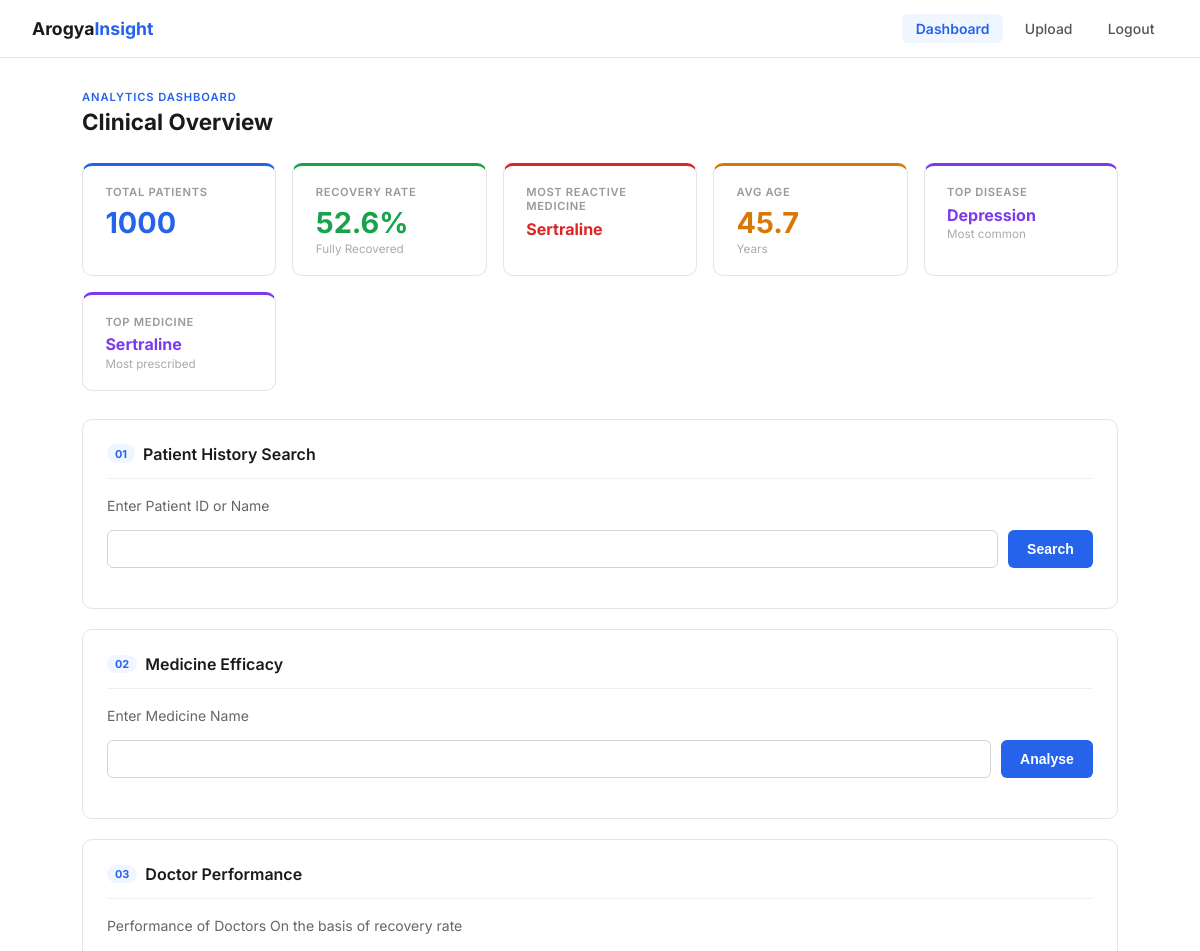
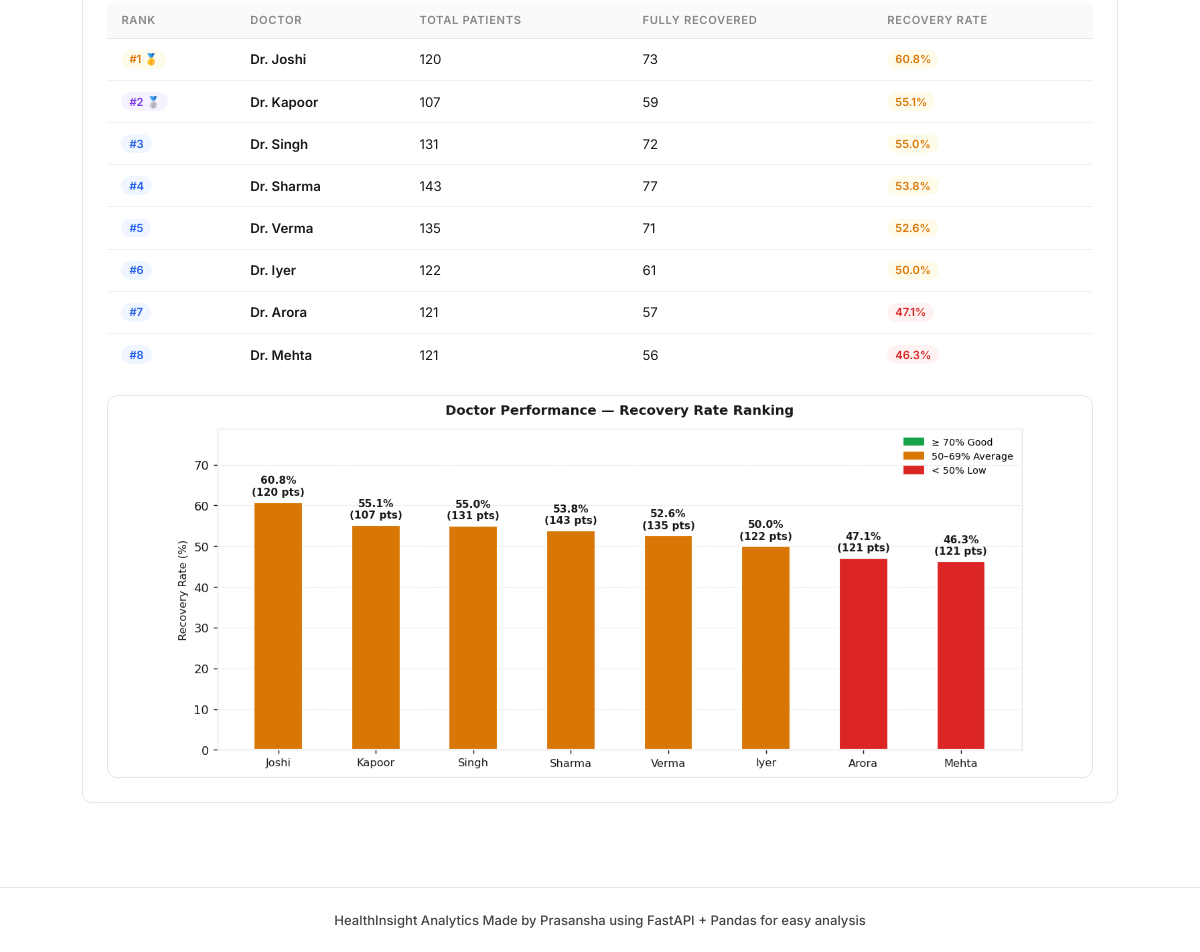
/dashboard, run on the app's committed database (2 pictures, top to bottom).
### tables this page shows
CREATE TABLE patient_records (
            Patient_ID  TEXT PRIMARY KEY,
            Name        TEXT NOT NULL,
            Age         INTEGER,
            Gender      TEXT,
            Disease     TEXT,
            Medicine    TEXT,
            Dosage      TEXT,
            Reaction    TEXT,
            Recovery    TEXT,
            Visit_Date  TEXT,
            Doctor      TEXT
        );

### main.py (the view)
@app.get("/dashboard", response_class=HTMLResponse)
async def dashboard(request: Request):
    kpis      = get_summary_kpis()
    doc_table = generate_doctor_chart()
    doctors   = doc_table[["Rank", "Doctor", "Total_Patients", "Fully_Recovered", "Recovery_Rate"]].to_dict(orient="records")
    ts = int(time.time())
    return templates.TemplateResponse(request=request, name="dashboard.html",
        context={"kpis": kpis, "doctors": doctors, "ts": ts})

### templates/dashboard.html (shortened to what this page needs)
<!DOCTYPE html>
<html lang="en">
<head>
  <link rel="stylesheet" href="/static/css/style.css" />
</head>
<body>
<nav>
  <a class="nav-brand" href="/">Arogya<span>Insight</span></a>
  <div class="nav-links">
    <a href="/dashboard" class="active">Dashboard</a>
    <a href="/upload">Upload</a>
    <a href="/login">Logout</a>
  </div>
</nav>
<div class="container">
  <div style="display:flex; align-items:center; justify-content:space-between;
              flex-wrap:wrap; gap:1rem; margin-bottom:1.75rem;">
    <div>
      <p class="section-label">Analytics Dashboard</p>
      <h1 class="section-title" style="margin-bottom:0">Clinical Overview</h1>
    </div>
  </div>
  <div class="kpi-grid">
    <div class="kpi-card" style="--accent:#2563eb">
      <p class="kpi-label">Total Patients</p>
      <p class="kpi-value">{{ kpis.total_patients }}</p>
    </div>
    <div class="kpi-card" style="--accent:#16a34a">
      <p class="kpi-label">Recovery Rate</p>
      <p class="kpi-value">{{ kpis.recovery_rate }}%</p>
      <p class="kpi-sub">Fully Recovered</p>
    </div>
    <div class="kpi-card" style="--accent:#dc2626">
      <p class="kpi-label">Most Reactive Medicine</p>
      <p class="kpi-value" style="font-size:1rem; letter-spacing:0">
        {{ kpis.most_reactive_medicine }}
      </p>
    </div>
    <div class="kpi-card" style="--accent:#d97706">
      <p class="kpi-label">Avg Age</p>
      <p class="kpi-value">{{ kpis.avg_age }}</p>
      <p class="kpi-sub">Years</p>
    </div>
    <div class="kpi-card" style="--accent:#7c3aed">
      <p class="kpi-label">Top Disease</p>
      <p class="kpi-value" style="font-size:1rem; letter-spacing:0">
        {{ kpis.top_disease }}
      </p>
      <p class="kpi-sub">Most common</p>
    </div>
    <div class="kpi-card" style="--accent:#7c3aed">
      <p class="kpi-label">Top Medicine</p>
      <p class="kpi-value" style="font-size:1rem; letter-spacing:0">
        {{ kpis.top_medicine }}
      </p>
      <p class="kpi-sub">Most prescribed</p>
    </div>
  </div>
  <div class="segment">
    <div class="segment-header">
      <span class="segment-badge">01</span>
      <h2>Patient History Search</h2>
    </div>
    <p style="color:#666; font-size:0.875rem; margin-bottom:1rem;">
      Enter Patient ID or Name
    </p>
    <div class="search-row">
      <input type="text" id="patientQuery" class="search-input" />
      <button class="btn btn-primary" onclick="searchPatient()">
        Search
      </button>
    </div>
  </div>
  <div class="segment">
    <div class="segment-header">
      <span class="segment-badge">02</span>
      <h2>Medicine Efficacy</h2>
    </div>
    <p style="color:#666; font-size:0.875rem; margin-bottom:1rem;">
     Enter Medicine Name
    </p>
    <div class="search-row">
      <input type="text" id="medicineQuery" class="search-input" />
      <button class="btn btn-primary" onclick="searchMedicine()">
        Analyse
      </button>
    </div>
  </div>
  <div class="segment">
    <div class="segment-header">
      <span class="segment-badge">03</span>
      <h2>Doctor Performance</h2>
    </div>
    <p style="color:#666; font-size:0.875rem; margin-bottom:1.25rem;">
      Performance of Doctors On the basis of recovery rate
    </p>
    <div class="table-wrap" style="margin-bottom:1.25rem">
      <table>
        <thead>
          <tr>
            <th>Rank</th>
            <th>Doctor</th>
            <th>Total Patients</th>
            <th>Fully Recovered</th>
            <th>Recovery Rate</th>
          </tr>
        </thead>
        <tbody>
          {% for d in doctors %}
          <tr>
            <td>
              {% if d.Rank == 1 %}
                <span class="pill pill-amber">#1 🥇</span>
              {% elif d.Rank == 2 %}
                <span class="pill pill-purple">#2 🥈</span>
              {% else %}
                <span class="pill pill-blue">#{{ d.Rank }}</span>
              {% endif %}
            </td>
            <td style="font-weight:600">{{ d.Doctor }}</td>
            <td>{{ d.Total_Patients }}</td>
            <td>{{ d.Fully_Recovered }}</td>
            <td>
              {% if d.Recovery_Rate >= 70 %}
                <span class="pill pill-green">{{ d.Recovery_Rate }}%</span>
              {% elif d.Recovery_Rate >= 50 %}
                <span class="pill pill-amber">{{ d.Recovery_Rate }}%</span>
              {% else %}
                <span class="pill pill-red">{{ d.Recovery_Rate }}%</span>
              {% endif %}
            </td>
          </tr>
          {% endfor %}
        </tbody>
      </table>
    </div>
    <div class="chart-box">
      <img src="/static/charts/doctor_chart.png?t={{ ts }}" alt="Doctor Chart" />
    </div>
  </div>
</div>
<footer>HealthInsight Analytics Made by Prasansha using FastAPI + Pandas for easy analysis  </footer>
</body>
</html>

### static/css/style.css (style rules this page uses)
* { box-sizing: border-box; margin: 0; padding: 0; }
body { font-family: 'Inter', sans-serif; background: #ffffff; color: #1a1a1a; font-size: 15px; }
nav { background: #ffffff; border-bottom: 1px solid #e5e5e5; padding: 0 2rem; height: 58px; display: flex; align-items: center; justify-content: space-between; position: sticky; top: 0; z-index: 100; }
.nav-brand { font-size: 1.1rem; font-weight: 700; text-decoration: none; color: #1a1a1a; }
.nav-brand span { color: #2563eb; }
.nav-links { display: flex; gap: 0.5rem; }
.nav-links a { padding: 0.4rem 0.85rem; border-radius: 6px; font-size: 0.875rem; font-weight: 500; text-decoration: none; color: #555; transition: all 0.15s; }
.nav-links a.active { background: #eff6ff; color: #2563eb; font-weight: 600; }
.container { max-width: 1100px; margin: 0 auto; padding: 2rem; }
.btn { display: inline-flex; align-items:center; gap: 0.35rem; padding: 0.55rem 1.2rem; border-radius: 6px; font-size: 0.875rem; font-weight: 600; cursor: pointer; border: none; text-decoration: none; transition: all 0.15s; }
.btn-primary { background: #2563eb; color: #fff; }
.kpi-grid { display: grid; grid-template-columns: repeat(auto-fit, minmax(160px, 1fr)); gap: 1rem; margin-bottom: 1.75rem; }
.kpi-card { background: #fff; border: 1px solid #e5e5e5; border-radius: 10px; padding: 1.2rem 1.4rem; border-top: 3px solid var(--accent, #2563eb); }
.kpi-label { font-size: 0.7rem; font-weight: 600; text-transform: uppercase; letter-spacing: 0.06em; color: #999; margin-bottom: 0.35rem; }
.kpi-value { font-size: 1.8rem; font-weight: 700; color: var(--accent, #2563eb); }
.kpi-sub { font-size: 0.73rem; color: #aaa; margin-top: 0.15rem; }
.segment { background: #fff; border: 1px solid #e5e5e5; border-radius: 10px; padding: 1.5rem; margin-bottom: 1.25rem; }
.segment-header { display: flex; align-items: center; gap: 0.5rem; margin-bottom: 1.1rem; padding-bottom: 0.9rem; border-bottom: 1px solid #f0f0f0; }
.segment-badge { background: #eff6ff; color: #2563eb; padding: 0.15rem 0.5rem; border-radius: 999px; font-size: 0.68rem; font-weight: 700; }
.segment-header h2 { font-size: 1rem; font-weight: 600; }
.search-row { display: flex; gap: 0.6rem; margin-bottom: 1rem; flex-wrap: wrap; }
.search-input { flex: 1; min-width: 180px; padding: 0.6rem 0.9rem; border: 1px solid #d1d5db; border-radius: 6px; font-family: 'Inter', sans-serif; font-size: 0.875rem; color: #1a1a1a; outline: none; }
.search-input::placeholder { color: #bbb; }
.table-wrap { overflow-x: auto; }
table { width: 100%; border-collapse: collapse; font-size: 0.83rem; }
thead th { padding: 0.65rem 0.9rem; text-align: left; font-size: 0.7rem; font-weight: 600; text-transform: uppercase; letter-spacing: 0.06em; color: #888; background: #f9fafb; border-bottom: 1px solid #e5e5e5; }
tbody td { padding: 0.7rem 0.9rem; border-bottom: 1px solid #f0f0f0; color: #1a1a1a; }
tbody tr:last-child td { border-bottom: none; }
.pill { display: inline-block; padding: 0.15rem 0.5rem; border-radius: 999px; font-size: 0.7rem; font-weight: 600; }
.pill-red { background: #fef2f2; color: #dc2626; }
.pill-amber { background: #fffbeb; color: #d97706; }
.pill-purple { background: #f5f3ff; color: #7c3aed; }
.pill-blue { background: #eff6ff; color: #2563eb; }
.chart-box { border: 1px solid #e5e5e5; border-radius: 10px; overflow: hidden; margin-top: 1rem; text-align: center; }
.chart-box img { width: 100%; max-width: 860px; display: block; margin: 0 auto; }
input[type="text"], input[type="number"], input[type="password"], input[type="date"], input[type="file"], select { width: 100%; padding: 0.6rem 0.85rem; border: 1px solid #d1d5db; border-radius: 6px; font-family: 'Inter', sans-serif; font-size: 0.875rem; color: #1a1a1a; background: #fff; outline: none; transition: border-color 0.15s; }
.section-label { font-size: 0.7rem; font-weight: 600; letter-spacing: 0.08em; text-transform: uppercase; color: #2563eb; margin-bottom: 0.25rem; }
.section-title { font-size: 1.4rem; font-weight: 700; margin-bottom: 0.25rem; }
footer { text-align: center; padding: 1.5rem; color: #444; font-size: 0.82rem; font-weight: 500; border-top: 1px solid #e5e5e5; background: #fff; margin-top: 2rem; }

### data on the page
patient_records: most_reactive_medicine "Sertraline", top_medicine "Sertraline"
patient_records: top_disease "Depression"
patient_records: shows "#1 🥇", Doctor "Dr. Joshi", Total_Patients "120", Fully_Recovered "73", Recovery_Rate "60.8"
patient_records: shows "#2 🥈", Doctor "Dr. Kapoor", Total_Patients "107", Fully_Recovered "59", Recovery_Rate "55.1"
patient_records: Rank "3", Doctor "Dr. Singh", Total_Patients "131", Fully_Recovered "72", Recovery_Rate "55.0"
patient_records: Rank "4", Doctor "Dr. Sharma", Total_Patients "143", Fully_Recovered "77", Recovery_Rate "53.8"
patient_records: Rank "5", Doctor "Dr. Verma", Total_Patients "135", Fully_Recovered "71", Recovery_Rate "52.6"
patient_records: Rank "6", Doctor "Dr. Iyer", Total_Patients "122", Fully_Recovered "61", Recovery_Rate "50.0"
patient_records: Rank "7", Doctor "Dr. Arora", Total_Patients "121", Fully_Recovered "57", Recovery_Rate "47.1"
patient_records: Rank "8", Doctor "Dr. Mehta", Total_Patients "121", Fully_Recovered "56", Recovery_Rate "46.3"

### other printed values
{{ kpis.total_patients }} "1000"
{{ kpis.recovery_rate }} "52.6"
{{ kpis.avg_age }} "45.7"
